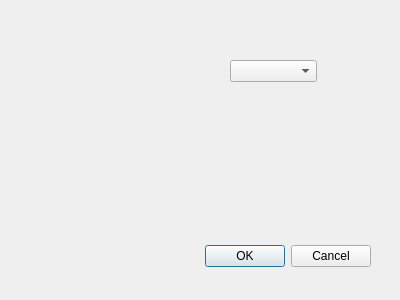
<?xml version="1.0" encoding="UTF-8"?>
<ui version="4.0">
 <class>Dialog</class>
 <widget class="QDialog" name="Dialog">
  <property name="geometry">
   <rect>
    <x>0</x>
    <y>0</y>
    <width>400</width>
    <height>300</height>
   </rect>
  </property>
  <property name="windowTitle">
   <string>Dialog</string>
  </property>
  <widget class="QDialogButtonBox" name="buttonBox">
   <property name="geometry">
    <rect>
     <x>30</x>
     <y>240</y>
     <width>341</width>
     <height>32</height>
    </rect>
   </property>
   <property name="orientation">
    <enum>Qt::Horizontal</enum>
   </property>
   <property name="standardButtons">
    <set>QDialogButtonBox::Cancel|QDialogButtonBox::Ok</set>
   </property>
  </widget>
  <widget class="QComboBox" name="comboBox">
   <property name="geometry">
    <rect>
     <x>230</x>
     <y>60</y>
     <width>87</width>
     <height>22</height>
    </rect>
   </property>
  </widget>
 </widget>
 <resources/>
 <connections>
  <connection>
   <sender>buttonBox</sender>
   <signal>accepted()</signal>
   <receiver>Dialog</receiver>
   <slot>accept()</slot>
   <hints>
    <hint type="sourcelabel">
     <x>248</x>
     <y>254</y>
    </hint>
    <hint type="destinationlabel">
     <x>157</x>
     <y>274</y>
    </hint>
   </hints>
  </connection>
  <connection>
   <sender>buttonBox</sender>
   <signal>rejected()</signal>
   <receiver>Dialog</receiver>
   <slot>reject()</slot>
   <hints>
    <hint type="sourcelabel">
     <x>316</x>
     <y>260</y>
    </hint>
    <hint type="destinationlabel">
     <x>286</x>
     <y>274</y>
    </hint>
   </hints>
  </connection>
 </connections>
</ui>
